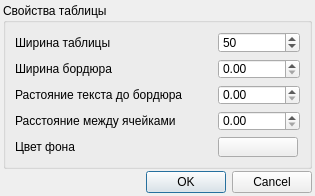
<?xml version="1.0" encoding="UTF-8"?>
<ui version="4.0">
 <class>TableFormatDlg</class>
 <widget class="QDialog" name="TableFormatDlg">
  <property name="geometry">
   <rect>
    <x>0</x>
    <y>0</y>
    <width>315</width>
    <height>196</height>
   </rect>
  </property>
  <property name="minimumSize">
   <size>
    <width>315</width>
    <height>196</height>
   </size>
  </property>
  <property name="windowTitle">
   <string>Формат таблицы</string>
  </property>
  <property name="windowIcon">
   <iconset resource="uocommonmdi.qrc">
    <normaloff>:/images/table_edit.png</normaloff>:/images/table_edit.png</iconset>
  </property>
  <layout class="QVBoxLayout" name="verticalLayout_2">
   <property name="spacing">
    <number>2</number>
   </property>
   <property name="margin">
    <number>3</number>
   </property>
   <item>
    <layout class="QVBoxLayout" name="verticalLayout">
     <item>
      <widget class="QGroupBox" name="groupBox">
       <property name="title">
        <string>Свойства таблицы</string>
       </property>
       <layout class="QGridLayout" name="gridLayout_2">
        <item row="0" column="0">
         <layout class="QGridLayout" name="gridLayout">
          <item row="0" column="0">
           <widget class="QLabel" name="label">
            <property name="text">
             <string>Ширина таблицы</string>
            </property>
            <property name="buddy">
             <cstring>m_tWidhtSb</cstring>
            </property>
           </widget>
          </item>
          <item row="0" column="1">
           <widget class="QSpinBox" name="m_tWidhtSb">
            <property name="minimumSize">
             <size>
              <width>82</width>
              <height>0</height>
             </size>
            </property>
            <property name="minimum">
             <number>9</number>
            </property>
            <property name="maximum">
             <number>100</number>
            </property>
            <property name="singleStep">
             <number>10</number>
            </property>
            <property name="value">
             <number>50</number>
            </property>
           </widget>
          </item>
          <item row="1" column="0">
           <widget class="QLabel" name="label_2">
            <property name="text">
             <string>Ширина бордюра</string>
            </property>
            <property name="buddy">
             <cstring>m_bWidhtSb</cstring>
            </property>
           </widget>
          </item>
          <item row="1" column="1">
           <widget class="QDoubleSpinBox" name="m_bWidhtSb"/>
          </item>
          <item row="2" column="0">
           <widget class="QLabel" name="label_3">
            <property name="text">
             <string>Растояние текста до бордюра</string>
            </property>
            <property name="buddy">
             <cstring>m_cellPaddingSb</cstring>
            </property>
           </widget>
          </item>
          <item row="2" column="1">
           <widget class="QDoubleSpinBox" name="m_cellPaddingSb"/>
          </item>
          <item row="3" column="0">
           <widget class="QLabel" name="label_4">
            <property name="text">
             <string>Расстояние между ячейками</string>
            </property>
            <property name="buddy">
             <cstring>m_cellSpasingSb</cstring>
            </property>
           </widget>
          </item>
          <item row="3" column="1">
           <widget class="QDoubleSpinBox" name="m_cellSpasingSb"/>
          </item>
          <item row="4" column="0">
           <widget class="QLabel" name="label_5">
            <property name="text">
             <string>Цвет фона</string>
            </property>
            <property name="buddy">
             <cstring>m_colorTB</cstring>
            </property>
           </widget>
          </item>
          <item row="4" column="1">
           <widget class="QToolButton" name="m_colorTB">
            <property name="minimumSize">
             <size>
              <width>80</width>
              <height>20</height>
             </size>
            </property>
            <property name="text">
             <string/>
            </property>
           </widget>
          </item>
         </layout>
        </item>
       </layout>
      </widget>
     </item>
     <item>
      <widget class="QDialogButtonBox" name="buttonBox">
       <property name="orientation">
        <enum>Qt::Horizontal</enum>
       </property>
       <property name="standardButtons">
        <set>QDialogButtonBox::Cancel|QDialogButtonBox::Ok</set>
       </property>
      </widget>
     </item>
    </layout>
   </item>
  </layout>
 </widget>
 <tabstops>
  <tabstop>m_tWidhtSb</tabstop>
  <tabstop>m_bWidhtSb</tabstop>
  <tabstop>m_cellPaddingSb</tabstop>
  <tabstop>m_cellSpasingSb</tabstop>
  <tabstop>m_colorTB</tabstop>
  <tabstop>buttonBox</tabstop>
 </tabstops>
 <resources>
  <include location="uocommonmdi.qrc"/>
 </resources>
 <connections>
  <connection>
   <sender>buttonBox</sender>
   <signal>accepted()</signal>
   <receiver>TableFormatDlg</receiver>
   <slot>accept()</slot>
   <hints>
    <hint type="sourcelabel">
     <x>248</x>
     <y>254</y>
    </hint>
    <hint type="destinationlabel">
     <x>157</x>
     <y>274</y>
    </hint>
   </hints>
  </connection>
  <connection>
   <sender>buttonBox</sender>
   <signal>rejected()</signal>
   <receiver>TableFormatDlg</receiver>
   <slot>reject()</slot>
   <hints>
    <hint type="sourcelabel">
     <x>316</x>
     <y>260</y>
    </hint>
    <hint type="destinationlabel">
     <x>286</x>
     <y>274</y>
    </hint>
   </hints>
  </connection>
 </connections>
</ui>
